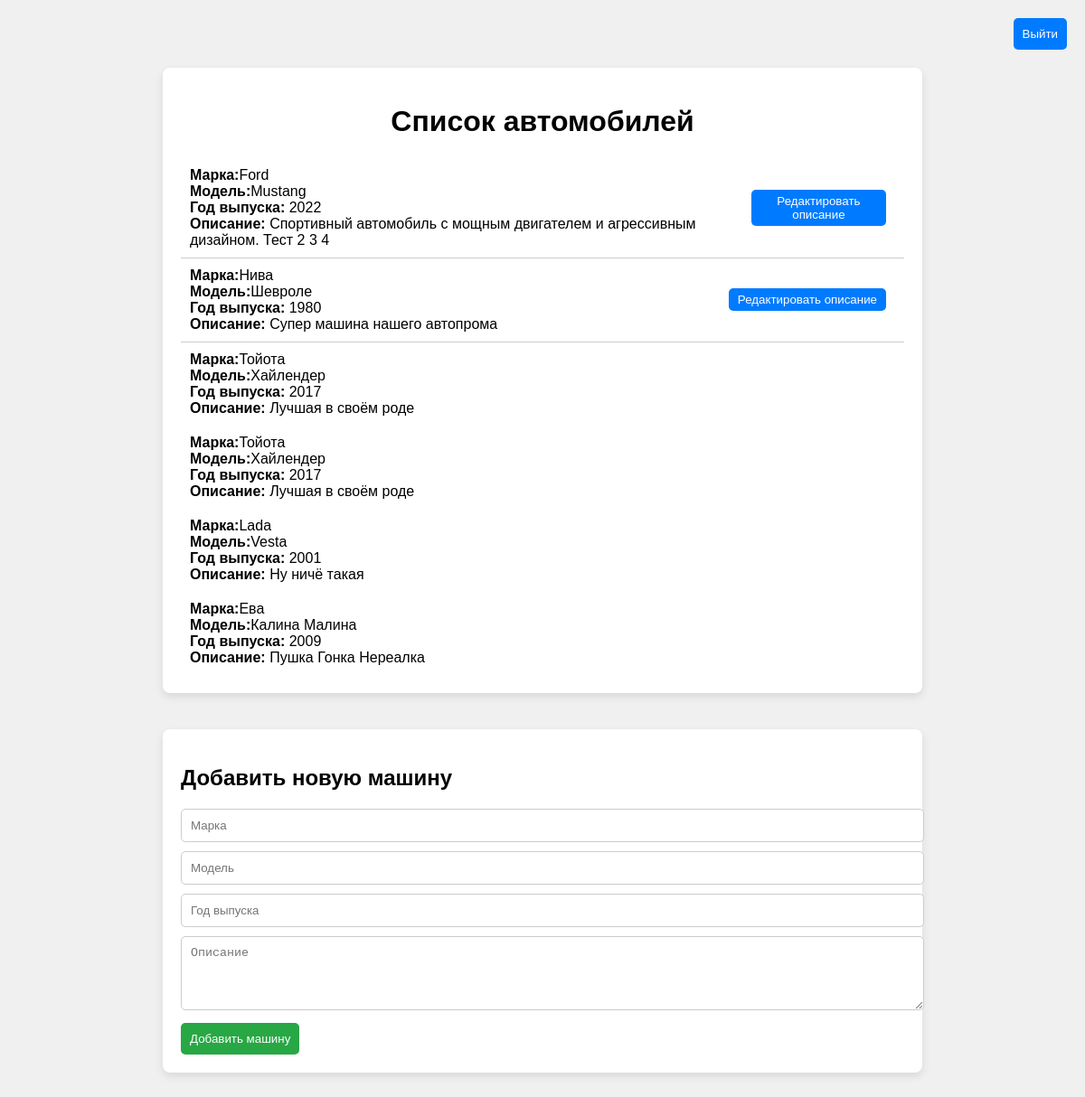
Screenshot of /cars/ (signed in) with the database file from the repository.
### cars/models.py (models this page shows, shortened)
class Car(models.Model):
    make = models.CharField(max_length=16, verbose_name='make')
    model = models.CharField(max_length=16, verbose_name='model')
    year = models.SmallIntegerField(verbose_name='year')
    description = models.TextField(null=True, blank=True)
    created_at = models.DateTimeField(auto_now_add=True)
    updated_at = models.DateTimeField(auto_now_add=True)
    owner = models.ForeignKey(to=User, verbose_name='owner', on_delete=models.CASCADE)

### cars/views.py (the view, shortened to what this page needs)
# urls.py: path('', CarsListView.as_view(), name='cars'), # Список автомобилей
class CarsListView(CreateView):
    model = Car
    template_name = 'cars/cars_list.html'
    form_class = CarForm
    success_url = reverse_lazy('cars:cars')
    def get_context_data(self, **kwargs):
        ctx = super(CarsListView, self).get_context_data()
        ctx['cars'] = Car.objects.all()
        return ctx

### cars/forms.py
class CarForm(forms.ModelForm):
    make = forms.CharField(widget=forms.TextInput(attrs={
        'id': "make", 'placeholder': "Марка"
    }))
    model = forms.CharField(widget=forms.TextInput(attrs={
        'id': "model", 'placeholder': "Модель"
    }))
    year = forms.IntegerField(widget=forms.NumberInput(attrs={
        'id': "year", 'placeholder': "Год выпуска"
    }))
    description = forms.CharField(widget=forms.Textarea(attrs={
        'id': "description", 'placeholder': "Описание", 'rows':4
    }))
    class Meta:
        model = Car
        fields = ('make', 'model', 'year', 'description')

### cars/templates/cars/cars_list.html (shortened to what this page needs)
{% load static %}
<!DOCTYPE html>
<html lang="ru">
<head>
</head>
<body>
<div class="header">
    {% if not user.is_authenticated %}
        <a href="{% url 'login' %}"><button>Вход</button></a>
        <a href="{% url 'register' %}"><button>Регистрация</button></a>
    {% else %}
        <form method="post" action="{% url 'logout' %}">
                <button type="submit">Выйти</button>
            </form>
    {% endif%}
</div>
<div class="container">
    <h1>Список автомобилей</h1>
    {% for car in cars %}
    <a href="{% url 'cars:car' car.id%}">
        <div class="car-item">
            <div>
                <strong>Марка:</strong>{{car.make}}<br>
                <strong>Модель:</strong>{{car.model}}<br>
                <strong>Год выпуска:</strong> {{car.year}}<br>
                <strong>Описание:</strong> {{car.description}}
            </div>
            {% if user == car.owner %}
                <a href="{% url 'cars:car_edit' car.id %}"><button class="edit-button">Редактировать описание</button></a>
            {% endif %}
        </div>
    </a>
    {% endfor %}
    </div>
{% if user.is_authenticated %}
    <div class="container form-section">
        <h2>Добавить новую машину</h2>
        <form id="car-form" action="{% url 'cars:cars' %}" method="post">
            {{ form.make }}
            {{ form.model }}
            {{ form.year }}
            {{ form.description }}
            <button type="submit">Добавить машину</button>
        </form>
    </div>
{% endif %}
</body>
</html>

### cars/templates/cars/cars_list.html (style rules this page uses)
body { display: flex; flex-direction: column; align-items: center; margin: 0; font-family: Arial, sans-serif; background-color: #f0f0f0; padding: 20px; }
.header { width: 100%; display: flex; justify-content: flex-end; margin-bottom: 20px; }
.header button { padding: 10px; border: none; border-radius: 5px; background-color: #007BFF; color: white; cursor: pointer; margin-left: 10px; }
.container { width: 100%; max-width: 800px; background-color: #fff; padding: 20px; border-radius: 8px; box-shadow: 0 4px 10px rgba(0, 0, 0, 0.1); margin-bottom: 20px; }
h1 { text-align: center; }
.car-item { display: flex; justify-content: space-between; align-items: center; padding: 10px; border-bottom: 1px solid #ccc; }
.car-item:last-child { border-bottom: none; }
.edit-button { padding: 5px 10px; border: none; border-radius: 5px; background-color: #007BFF; color: white; cursor: pointer; margin-right:10px; }
.form-section { margin-top: 20px; }
.form-section input, .form-section textarea { width: 100%; padding: 10px; margin-bottom: 10px; border: 1px solid #ccc; border-radius: 5px; }
.form-section button { padding: 10px; border: none; border-radius: 5px; background-color: #28a745; color: white; cursor: pointer; }
a { text-decoration: none; color: black; }

### rows the page displays
Car: make "Ford", model "Mustang", year "2022", description "Спортивный автомобиль с мощным двигателем и агрессивным дизайном. Тест 2 3 4", shows "Редактировать описание"
Car: make "Нива", model "Шевроле", year "1980", description "Супер машина нашего автопрома", shows "Редактировать описание"
Car: make "Тойота", model "Хайлендер", year "2017", description "Лучшая в своём роде"
Car: make "Тойота", model "Хайлендер", year "2017", description "Лучшая в своём роде"
Car: make "Lada", model "Vesta", year "2001", description "Ну ничё такая"
Car: make "Ева", model "Калина Малина", year "2009", description "Пушка Гонка Нереалка"
